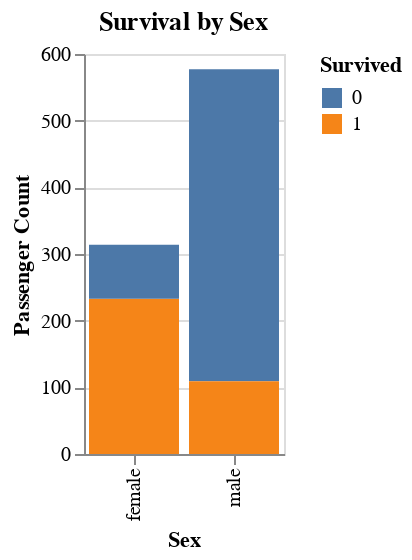

This figure's notebook cell:
### Code cell
#1 First Visualization using Altair, I arranged the survival count cateogorized by Sex

import seaborn as sns
import matplotlib.pyplot as plt
import pandas as pd
import altair as alt
titanic_data = sns.load_dataset('titanic')


alt.Chart(titanic_data).mark_bar().encode(
    x=alt.X('sex:N', title="Sex"),
    y=alt.Y('count():Q', title="Passenger Count"),
    color=alt.Color('survived:N', title="Survived"),
    tooltip=['sex', 'survived', 'count()']
).properties(
    title="Survival by Sex", height=200, width=100
).interactive()

### Figure 1 — Vega-Lite specification as saved in the notebook (floating-point values rounded to 4 significant figures; data arrays with more than 128 entries replaced by an {"elided": "..."} marker saying what was removed)
{"config": {"view": {"continuousWidth": 300, "continuousHeight": 300}}, "data": {"name": "data-0c38bb19a9fd97a919c8e685b97dc7d4"}, "mark": {"type": "bar"}, "encoding": {"color": {"field": "survived", "title": "Survived", "type": "nominal"}, "tooltip": [{"field": "sex", "type": "nominal"}, {"field": "survived", "type": "quantitative"}, {"aggregate": "count", "type": "quantitative"}], "x": {"field": "sex", "title": "Sex", "type": "nominal"}, "y": {"aggregate": "count", "title": "Passenger Count", "type": "quantitative"}}, "height": 200, "params": [{"name": "param_2", "select": {"type": "interval", "encodings": ["x", "y"]}, "bind": "scales"}], "title": "Survival by Sex", "width": 100, "$schema": "https://vega.github.io/schema/vega-lite/v5.20.1.json", "datasets": {"data-0c38bb19a9fd97a919c8e685b97dc7d4": {"elided": "891 records"}}}
